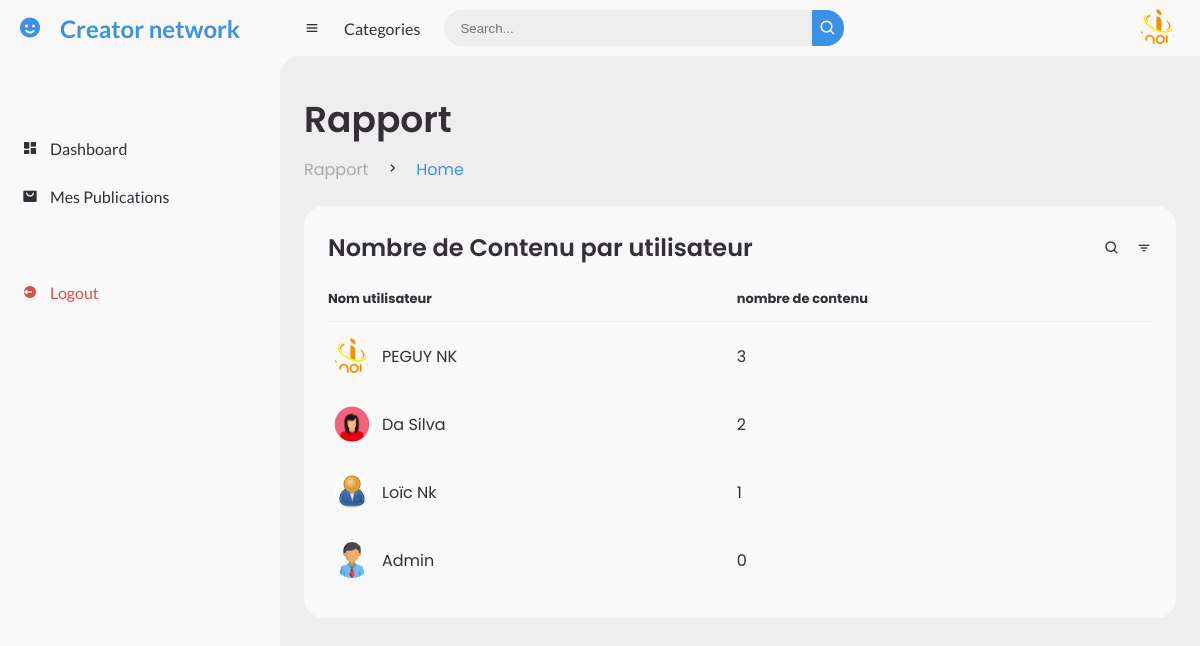
Screenshot of /admin/rapport.php (signed in) with the database file from the repository.
### tables this page shows
CREATE TABLE IF NOT EXISTS `createurs` (
  `id_user` int NOT NULL AUTO_INCREMENT,
  `nom` varchar(100) NOT NULL,
  `email` varchar(100) NOT NULL,
  `motdepasse` varchar(255) NOT NULL,
  `bio` text,
  `date_inscription` timestamp NULL DEFAULT CURRENT_TIMESTAMP,
  `photo` text,
  `tel` int DEFAULT NULL,
  `role` varchar(50) DEFAULT NULL,
  PRIMARY KEY (`id_user`),
  UNIQUE KEY `email` (`email`)
);

### admin/inc/function.php (called while the page is built, shortened)
<?php
   include('../inc/db_connect.php');
function recupererRapportUtilisateurs($pdo) {
    $sql = "
        SELECT u.id_user,u.photo,u.nom, COUNT(c.id) AS nombre_contenus
        FROM createurs u
        LEFT JOIN contenus c ON u.id_user = c.utilisateur_id
        GROUP BY u.id_user, u.nom
        ORDER BY nombre_contenus DESC
    ";
    $stmt = $pdo->query($sql);
    return $stmt->fetchAll(PDO::FETCH_ASSOC);
}
$rapport_utilisateurs = recupererRapportUtilisateurs($pdo);
?>

### admin/rapport.php (the view, shortened to what this page needs)
<?php
	require 'inc/function.php';
?>
<!DOCTYPE html>
<html lang="en">
<head>
	<link href='https://unpkg.com/boxicons@2.0.9/css/boxicons.min.css' rel='stylesheet'>
	<link rel="stylesheet" href="style.css">
</head>
<body>
		<?php include('inc/nav.php');?>
	<section id="content">
		<nav>
			<i class='bx bx-menu' ></i>
			<a href="#" class="nav-link">Categories</a>
			<form action="#">
				<div class="form-input">
					<input type="search" placeholder="Search...">
					<button type="submit" class="search-btn"><i class='bx bx-search' ></i></button>
				</div>
			</form>
			<a href="#" class="profile">
				<img src="<?php echo $_SESSION['photo'];?>">
			</a>
		</nav>
		<main>
			<div class="head-title">
				<div class="left">
					<h1>Rapport</h1>
					<ul class="breadcrumb">
						<li>
							<a href="#">Rapport</a>
						</li>
						<li><i class='bx bx-chevron-right' ></i></li>
						<li>
							<a class="active" href="#">Home</a>
						</li>
					</ul>
				</div>
			</div>
			<div class="table-data">
				<div class="order">
					<div class="head">
						<h3>Nombre de Contenu par utilisateur</h3>
						<i class='bx bx-search' ></i>
						<i class='bx bx-filter' ></i>
					</div>
					<table>
						<thead>
							<tr>
								<th>Nom utilisateur</th>
								<th>nombre de contenu</th>
							</tr>
						</thead>
						<tbody>
							<?php foreach ($rapport_utilisateurs as $utilisateur) {?>
									<tr>
											<td><img src="<?php echo $utilisateur['photo'];?>"><?php echo htmlspecialchars($utilisateur['nom']); ?></td>
											<td><?php echo htmlspecialchars($utilisateur['nombre_contenus']); ?></td>
									</tr>
							<?php }?>
						</tbody>
					</table>
				</div>
			</div>
		</main>
	</section>
</body>
</html>

### admin/style.css (style rules this page uses)
* { margin: 0; padding: 0; box-sizing: border-box; }
a { text-decoration: none; }
li { list-style: none; }
:root { --poppins: 'Poppins', sans-serif; --lato: 'Lato', sans-serif; --light: #F9F9F9; --blue: #3C91E6; --light-blue: #CFE8FF; --grey: #eee; --dark-grey: #AAAAAA; --dark: #342E37; --red: #DB504A; --yellow: #FFCE26; --light-yellow: #FFF2C6; --orange: #FD7238; --light-orange: #FFE0D3; }
html { overflow-x: hidden; }
body { background: var(--grey); overflow-x: hidden; }
#content { position: relative; width: calc(100% - 280px); left: 280px; transition: .3s ease; }
#content nav { height: 56px; background: var(--light); padding: 0 24px; display: flex; align-items: center; grid-gap: 24px; font-family: var(--lato); position: sticky; top: 0; left: 0; z-index: 1000; }
#content nav::before { content: ''; position: absolute; width: 40px; height: 40px; bottom: -40px; left: 0; border-radius: 50%; box-shadow: -20px -20px 0 var(--light); }
#content nav a { color: var(--dark); }
#content nav .bx.bx-menu { cursor: pointer; color: var(--dark); }
#content nav .nav-link { font-size: 16px; transition: .3s ease; }
#content nav form { max-width: 400px; width: 100%; margin-right: auto; }
#content nav form .form-input { display: flex; align-items: center; height: 36px; }
#content nav form .form-input input { flex-grow: 1; padding: 0 16px; height: 100%; border: none; background: var(--grey); border-radius: 36px 0 0 36px; outline: none; width: 100%; color: var(--dark); }
#content nav form .form-input button { width: 36px; height: 100%; display: flex; justify-content: center; align-items: center; background: var(--blue); color: var(--light); font-size: 18px; border: none; outline: none; border-radius: 0 36px 36px 0; cursor: pointer; }
#content nav .profile img { width: 36px; height: 36px; object-fit: cover; border-radius: 50%; }
#content main { width: 100%; padding: 36px 24px; font-family: var(--poppins); max-height: calc(100vh - 56px); overflow-y: auto; }
#content main .head-title { display: flex; align-items: center; justify-content: space-between; grid-gap: 16px; flex-wrap: wrap; }
#content main .head-title .left h1 { font-size: 36px; font-weight: 600; margin-bottom: 10px; color: var(--dark); }
#content main .head-title .left .breadcrumb { display: flex; align-items: center; grid-gap: 16px; }
#content main .head-title .left .breadcrumb li { color: var(--dark); }
#content main .head-title .left .breadcrumb li a { color: var(--dark-grey); pointer-events: none; }
#content main .head-title .left .breadcrumb li a.active { color: var(--blue); pointer-events: unset; }
#content main .table-data { display: flex; flex-wrap: wrap; grid-gap: 24px; margin-top: 24px; width: 100%; color: var(--dark); }
#content main .table-data > div { border-radius: 20px; background: var(--light); padding: 24px; overflow-x: auto; }
#content main .table-data .head { display: flex; align-items: center; grid-gap: 16px; margin-bottom: 24px; }
#content main .table-data .head h3 { margin-right: auto; font-size: 24px; font-weight: 600; }
#content main .table-data .head .bx { cursor: pointer; }
#content main .table-data .order { flex-grow: 1; flex-basis: 500px; }
#content main .table-data .order table { width: 100%; border-collapse: collapse; }
#content main .table-data .order table th { padding-bottom: 12px; font-size: 13px; text-align: left; border-bottom: 1px solid var(--grey); }
#content main .table-data .order table td { padding: 16px 0; }
#content main .table-data .order table tr td:first-child { display: flex; align-items: center; grid-gap: 12px; padding-left: 6px; }
#content main .table-data .order table td img { width: 36px; height: 36px; border-radius: 50%; object-fit: cover; }

### admin/rapport.php (style rules this page uses)
a { color:#000; }

### rows the page displays
createurs: photo (picture), nom "PEGUY NK", nombre_contenus "3"
createurs: photo (picture), nom "Da Silva", nombre_contenus "2"
createurs: photo (picture), nom "Loïc Nk", nombre_contenus "1"
createurs: photo (picture), nom "Admin", nombre_contenus "0"
